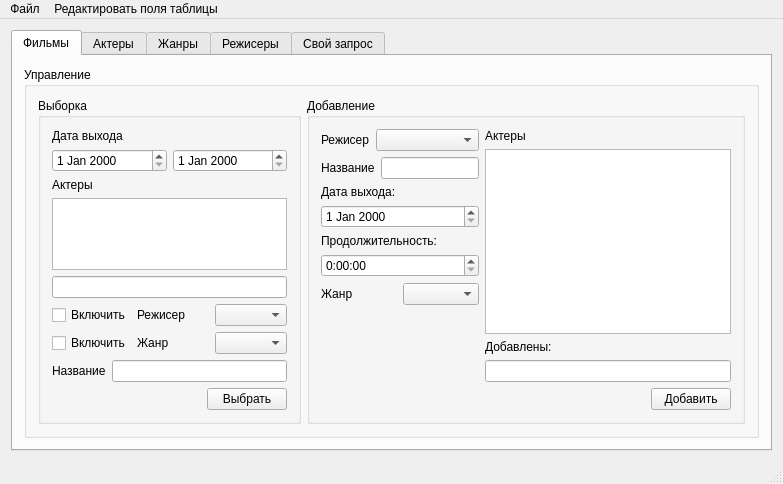
<?xml version="1.0" encoding="UTF-8"?>
<ui version="4.0">
 <class>MainWindow</class>
 <widget class="QMainWindow" name="MainWindow">
  <property name="geometry">
   <rect>
    <x>0</x>
    <y>0</y>
    <width>707</width>
    <height>452</height>
   </rect>
  </property>
  <property name="windowTitle">
   <string>Козаченко ТВ-12</string>
  </property>
  <widget class="QWidget" name="centralWidget">
   <layout class="QHBoxLayout" name="horizontalLayout">
    <item>
     <widget class="QTabWidget" name="tabWidget">
      <property name="currentIndex">
       <number>0</number>
      </property>
      <widget class="QWidget" name="movies">
       <attribute name="title">
        <string>Фильмы</string>
       </attribute>
       <layout class="QVBoxLayout" name="verticalLayout_8">
        <item>
         <widget class="QGroupBox" name="groupBox_10">
          <property name="title">
           <string>Управление</string>
          </property>
          <layout class="QHBoxLayout" name="horizontalLayout_18">
           <item>
            <widget class="QGroupBox" name="groupBox_11">
             <property name="title">
              <string>Выборка</string>
             </property>
             <layout class="QVBoxLayout" name="verticalLayout_15">
              <item>
               <layout class="QVBoxLayout" name="verticalLayout_14">
                <item>
                 <widget class="QLabel" name="label_18">
                  <property name="text">
                   <string>Дата выхода</string>
                  </property>
                 </widget>
                </item>
                <item>
                 <layout class="QHBoxLayout" name="horizontalLayout_11">
                  <item>
                   <widget class="QDateEdit" name="movieDateEditFrom"/>
                  </item>
                  <item>
                   <widget class="QDateEdit" name="movieDateEditTo"/>
                  </item>
                 </layout>
                </item>
               </layout>
              </item>
              <item>
               <layout class="QVBoxLayout" name="verticalLayout_13">
                <item>
                 <widget class="QLabel" name="label_6">
                  <property name="text">
                   <string>Актеры</string>
                  </property>
                 </widget>
                </item>
                <item>
                 <widget class="QListView" name="movieActorsFrom"/>
                </item>
               </layout>
              </item>
              <item>
               <widget class="QLineEdit" name="addedActorsFrom"/>
              </item>
              <item>
               <layout class="QHBoxLayout" name="horizontalLayout_28">
                <property name="topMargin">
                 <number>0</number>
                </property>
                <item>
                 <widget class="QCheckBox" name="checkBox">
                  <property name="text">
                   <string>Включить</string>
                  </property>
                 </widget>
                </item>
                <item>
                 <widget class="QLabel" name="label_20">
                  <property name="text">
                   <string>Режисер</string>
                  </property>
                 </widget>
                </item>
                <item>
                 <widget class="QComboBox" name="movieDirectorFrom"/>
                </item>
               </layout>
              </item>
              <item>
               <layout class="QHBoxLayout" name="horizontalLayout_4">
                <property name="topMargin">
                 <number>0</number>
                </property>
                <item>
                 <widget class="QCheckBox" name="checkBox_2">
                  <property name="text">
                   <string>Включить</string>
                  </property>
                 </widget>
                </item>
                <item>
                 <widget class="QLabel" name="label_12">
                  <property name="text">
                   <string>Жанр</string>
                  </property>
                 </widget>
                </item>
                <item>
                 <widget class="QComboBox" name="movieGenerFrom"/>
                </item>
               </layout>
              </item>
              <item>
               <layout class="QHBoxLayout" name="horizontalLayout_26">
                <property name="topMargin">
                 <number>0</number>
                </property>
                <item>
                 <widget class="QLabel" name="label_16">
                  <property name="text">
                   <string>Название</string>
                  </property>
                 </widget>
                </item>
                <item>
                 <widget class="QLineEdit" name="movieNameLineEditFrom"/>
                </item>
               </layout>
              </item>
              <item>
               <layout class="QHBoxLayout" name="horizontalLayout_29">
                <property name="topMargin">
                 <number>0</number>
                </property>
                <item>
                 <spacer name="horizontalSpacer_7">
                  <property name="orientation">
                   <enum>Qt::Horizontal</enum>
                  </property>
                  <property name="sizeHint" stdset="0">
                   <size>
                    <width>40</width>
                    <height>20</height>
                   </size>
                  </property>
                 </spacer>
                </item>
                <item>
                 <widget class="QPushButton" name="selectMoviesButton">
                  <property name="text">
                   <string>Выбрать</string>
                  </property>
                 </widget>
                </item>
               </layout>
              </item>
             </layout>
            </widget>
           </item>
           <item>
            <widget class="QGroupBox" name="groupBox_12">
             <property name="title">
              <string>Добавление</string>
             </property>
             <layout class="QVBoxLayout" name="verticalLayout_6">
              <item>
               <layout class="QHBoxLayout" name="horizontalLayout_6">
                <property name="topMargin">
                 <number>0</number>
                </property>
                <item>
                 <layout class="QVBoxLayout" name="verticalLayout_11">
                  <property name="topMargin">
                   <number>0</number>
                  </property>
                  <item>
                   <layout class="QHBoxLayout" name="horizontalLayout_20">
                    <property name="topMargin">
                     <number>0</number>
                    </property>
                    <item>
                     <widget class="QLabel" name="label_11">
                      <property name="text">
                       <string>Режисер</string>
                      </property>
                     </widget>
                    </item>
                    <item>
                     <widget class="QComboBox" name="movieDirectorSelector">
                      <property name="sizePolicy">
                       <sizepolicy hsizetype="Expanding" vsizetype="Fixed">
                        <horstretch>0</horstretch>
                        <verstretch>0</verstretch>
                       </sizepolicy>
                      </property>
                     </widget>
                    </item>
                   </layout>
                  </item>
                  <item>
                   <layout class="QHBoxLayout" name="horizontalLayout_19">
                    <property name="topMargin">
                     <number>0</number>
                    </property>
                    <item>
                     <widget class="QLabel" name="label_10">
                      <property name="text">
                       <string>Название</string>
                      </property>
                     </widget>
                    </item>
                    <item>
                     <widget class="QLineEdit" name="movieNameLineEdit"/>
                    </item>
                   </layout>
                  </item>
                  <item>
                   <widget class="QLabel" name="label_17">
                    <property name="text">
                     <string>Дата выхода:</string>
                    </property>
                   </widget>
                  </item>
                  <item>
                   <widget class="QDateEdit" name="movieDateEdit"/>
                  </item>
                  <item>
                   <widget class="QLabel" name="label_25">
                    <property name="text">
                     <string>Продолжительность:</string>
                    </property>
                   </widget>
                  </item>
                  <item>
                   <widget class="QTimeEdit" name="movieTimeEdit">
                    <property name="maximumTime">
                     <time>
                      <hour>9</hour>
                      <minute>9</minute>
                      <second>9</second>
                     </time>
                    </property>
                    <property name="displayFormat">
                     <string>H:mm:ss</string>
                    </property>
                    <property name="calendarPopup">
                     <bool>false</bool>
                    </property>
                   </widget>
                  </item>
                  <item>
                   <layout class="QHBoxLayout" name="horizontalLayout_2">
                    <property name="topMargin">
                     <number>0</number>
                    </property>
                    <item>
                     <widget class="QLabel" name="label_2">
                      <property name="text">
                       <string>Жанр</string>
                      </property>
                     </widget>
                    </item>
                    <item>
                     <widget class="QComboBox" name="movieGenerSelector"/>
                    </item>
                   </layout>
                  </item>
                  <item>
                   <spacer name="verticalSpacer">
                    <property name="orientation">
                     <enum>Qt::Vertical</enum>
                    </property>
                    <property name="sizeHint" stdset="0">
                     <size>
                      <width>20</width>
                      <height>40</height>
                     </size>
                    </property>
                   </spacer>
                  </item>
                 </layout>
                </item>
                <item>
                 <layout class="QVBoxLayout" name="verticalLayout_12">
                  <property name="rightMargin">
                   <number>0</number>
                  </property>
                  <item>
                   <widget class="QLabel" name="label_5">
                    <property name="text">
                     <string>Актеры</string>
                    </property>
                   </widget>
                  </item>
                  <item>
                   <widget class="QListView" name="movieAddActorsList">
                    <property name="selectionMode">
                     <enum>QAbstractItemView::ExtendedSelection</enum>
                    </property>
                    <property name="verticalScrollMode">
                     <enum>QAbstractItemView::ScrollPerPixel</enum>
                    </property>
                   </widget>
                  </item>
                  <item>
                   <widget class="QLabel" name="label">
                    <property name="text">
                     <string>Добавлены:</string>
                    </property>
                   </widget>
                  </item>
                  <item>
                   <widget class="QLineEdit" name="movieAddedActors"/>
                  </item>
                 </layout>
                </item>
               </layout>
              </item>
              <item>
               <layout class="QHBoxLayout" name="horizontalLayout_22">
                <property name="topMargin">
                 <number>0</number>
                </property>
                <item>
                 <spacer name="horizontalSpacer_4">
                  <property name="orientation">
                   <enum>Qt::Horizontal</enum>
                  </property>
                  <property name="sizeHint" stdset="0">
                   <size>
                    <width>40</width>
                    <height>20</height>
                   </size>
                  </property>
                 </spacer>
                </item>
                <item>
                 <widget class="QPushButton" name="addMovieButton">
                  <property name="text">
                   <string>Добавить</string>
                  </property>
                 </widget>
                </item>
               </layout>
              </item>
             </layout>
            </widget>
           </item>
          </layout>
         </widget>
        </item>
       </layout>
      </widget>
      <widget class="QWidget" name="actors">
       <attribute name="title">
        <string>Актеры</string>
       </attribute>
       <layout class="QVBoxLayout" name="verticalLayout_7">
        <item>
         <widget class="QGroupBox" name="groupBox_7">
          <property name="title">
           <string>Управление</string>
          </property>
          <layout class="QHBoxLayout" name="horizontalLayout_13">
           <item>
            <widget class="QGroupBox" name="groupBox_8">
             <property name="title">
              <string>Выборка</string>
             </property>
             <layout class="QVBoxLayout" name="verticalLayout_17">
              <item>
               <layout class="QVBoxLayout" name="verticalLayout_16">
                <item>
                 <widget class="QLabel" name="label_21">
                  <property name="text">
                   <string>Дата рождения</string>
                  </property>
                 </widget>
                </item>
                <item>
                 <layout class="QHBoxLayout" name="horizontalLayout_30">
                  <item>
                   <widget class="QDateEdit" name="actorDateEditFrom"/>
                  </item>
                  <item>
                   <widget class="QDateEdit" name="actorDateEditTo"/>
                  </item>
                 </layout>
                </item>
               </layout>
              </item>
              <item>
               <layout class="QHBoxLayout" name="horizontalLayout_15">
                <property name="topMargin">
                 <number>0</number>
                </property>
                <item>
                 <widget class="QLabel" name="label_8">
                  <property name="text">
                   <string>ФИО</string>
                  </property>
                 </widget>
                </item>
                <item>
                 <widget class="QLineEdit" name="actorNameLineEditFrom"/>
                </item>
                <item>
                 <spacer name="horizontalSpacer_8">
                  <property name="orientation">
                   <enum>Qt::Horizontal</enum>
                  </property>
                  <property name="sizeHint" stdset="0">
                   <size>
                    <width>40</width>
                    <height>20</height>
                   </size>
                  </property>
                 </spacer>
                </item>
                <item>
                 <widget class="QPushButton" name="selectActorButton">
                  <property name="text">
                   <string>Выбрать</string>
                  </property>
                 </widget>
                </item>
               </layout>
              </item>
              <item>
               <spacer name="verticalSpacer_2">
                <property name="orientation">
                 <enum>Qt::Vertical</enum>
                </property>
                <property name="sizeHint" stdset="0">
                 <size>
                  <width>20</width>
                  <height>40</height>
                 </size>
                </property>
               </spacer>
              </item>
             </layout>
            </widget>
           </item>
           <item>
            <widget class="QGroupBox" name="groupBox_9">
             <property name="title">
              <string>Добавление</string>
             </property>
             <layout class="QVBoxLayout" name="verticalLayout_5">
              <item>
               <layout class="QHBoxLayout" name="horizontalLayout_14">
                <property name="topMargin">
                 <number>0</number>
                </property>
                <item>
                 <widget class="QLabel" name="label_7">
                  <property name="text">
                   <string>ФИО</string>
                  </property>
                 </widget>
                </item>
                <item>
                 <widget class="QLineEdit" name="actorNameLineEdit"/>
                </item>
               </layout>
              </item>
              <item>
               <layout class="QHBoxLayout" name="horizontalLayout_16">
                <property name="topMargin">
                 <number>0</number>
                </property>
                <item>
                 <widget class="QLabel" name="label_9">
                  <property name="text">
                   <string>Дата рождения</string>
                  </property>
                 </widget>
                </item>
                <item>
                 <widget class="QDateEdit" name="actorDateEdit"/>
                </item>
                <item>
                 <spacer name="horizontalSpacer_5">
                  <property name="orientation">
                   <enum>Qt::Horizontal</enum>
                  </property>
                  <property name="sizeHint" stdset="0">
                   <size>
                    <width>40</width>
                    <height>20</height>
                   </size>
                  </property>
                 </spacer>
                </item>
                <item>
                 <widget class="QPushButton" name="addActorButton">
                  <property name="text">
                   <string>Добавить</string>
                  </property>
                 </widget>
                </item>
               </layout>
              </item>
              <item>
               <spacer name="verticalSpacer_3">
                <property name="orientation">
                 <enum>Qt::Vertical</enum>
                </property>
                <property name="sizeHint" stdset="0">
                 <size>
                  <width>20</width>
                  <height>40</height>
                 </size>
                </property>
               </spacer>
              </item>
             </layout>
            </widget>
           </item>
          </layout>
         </widget>
        </item>
       </layout>
      </widget>
      <widget class="QWidget" name="geners">
       <attribute name="title">
        <string>Жанры</string>
       </attribute>
       <layout class="QVBoxLayout" name="verticalLayout_4">
        <item>
         <widget class="QGroupBox" name="groupBox_4">
          <property name="title">
           <string>Управление</string>
          </property>
          <layout class="QHBoxLayout" name="horizontalLayout_8">
           <item>
            <widget class="QGroupBox" name="groupBox_5">
             <property name="title">
              <string>Выборка</string>
             </property>
             <layout class="QVBoxLayout" name="verticalLayout_19">
              <item>
               <layout class="QHBoxLayout" name="horizontalLayout_35">
                <property name="topMargin">
                 <number>0</number>
                </property>
                <item>
                 <widget class="QLabel" name="label_23">
                  <property name="text">
                   <string>Название</string>
                  </property>
                 </widget>
                </item>
                <item>
                 <widget class="QLineEdit" name="generNameLineEditFrom"/>
                </item>
               </layout>
              </item>
              <item>
               <layout class="QHBoxLayout" name="horizontalLayout_32">
                <property name="topMargin">
                 <number>0</number>
                </property>
                <item>
                 <spacer name="horizontalSpacer_11">
                  <property name="orientation">
                   <enum>Qt::Horizontal</enum>
                  </property>
                  <property name="sizeHint" stdset="0">
                   <size>
                    <width>40</width>
                    <height>20</height>
                   </size>
                  </property>
                 </spacer>
                </item>
                <item>
                 <widget class="QPushButton" name="selectGenerButton">
                  <property name="text">
                   <string>Поиск</string>
                  </property>
                 </widget>
                </item>
               </layout>
              </item>
              <item>
               <spacer name="verticalSpacer_4">
                <property name="orientation">
                 <enum>Qt::Vertical</enum>
                </property>
                <property name="sizeHint" stdset="0">
                 <size>
                  <width>20</width>
                  <height>40</height>
                 </size>
                </property>
               </spacer>
              </item>
             </layout>
            </widget>
           </item>
           <item>
            <widget class="QGroupBox" name="groupBox_6">
             <property name="title">
              <string>Добавление</string>
             </property>
             <layout class="QVBoxLayout" name="verticalLayout_3">
              <item>
               <layout class="QHBoxLayout" name="horizontalLayout_9">
                <property name="topMargin">
                 <number>0</number>
                </property>
                <item>
                 <widget class="QLabel" name="label_4">
                  <property name="text">
                   <string>Название</string>
                  </property>
                 </widget>
                </item>
                <item>
                 <widget class="QLineEdit" name="generNameLineEdit"/>
                </item>
               </layout>
              </item>
              <item>
               <layout class="QHBoxLayout" name="horizontalLayout_12">
                <property name="topMargin">
                 <number>0</number>
                </property>
                <item>
                 <spacer name="horizontalSpacer_2">
                  <property name="orientation">
                   <enum>Qt::Horizontal</enum>
                  </property>
                  <property name="sizeHint" stdset="0">
                   <size>
                    <width>40</width>
                    <height>20</height>
                   </size>
                  </property>
                 </spacer>
                </item>
                <item>
                 <widget class="QPushButton" name="addGenerButton">
                  <property name="text">
                   <string>Добавить</string>
                  </property>
                 </widget>
                </item>
               </layout>
              </item>
              <item>
               <spacer name="verticalSpacer_5">
                <property name="orientation">
                 <enum>Qt::Vertical</enum>
                </property>
                <property name="sizeHint" stdset="0">
                 <size>
                  <width>20</width>
                  <height>40</height>
                 </size>
                </property>
               </spacer>
              </item>
             </layout>
            </widget>
           </item>
          </layout>
         </widget>
        </item>
       </layout>
      </widget>
      <widget class="QWidget" name="tab">
       <attribute name="title">
        <string>Режисеры</string>
       </attribute>
       <layout class="QVBoxLayout" name="verticalLayout_10">
        <item>
         <widget class="QGroupBox" name="groupBox_13">
          <property name="title">
           <string>Управление</string>
          </property>
          <layout class="QHBoxLayout" name="horizontalLayout_17">
           <item>
            <widget class="QGroupBox" name="groupBox_14">
             <property name="title">
              <string>Выборка</string>
             </property>
             <layout class="QVBoxLayout" name="verticalLayout_22">
              <item>
               <layout class="QHBoxLayout" name="horizontalLayout_34">
                <property name="topMargin">
                 <number>0</number>
                </property>
                <item>
                 <widget class="QLabel" name="label_24">
                  <property name="text">
                   <string>Имя</string>
                  </property>
                 </widget>
                </item>
                <item>
                 <widget class="QLineEdit" name="directorNameLineEditFrom"/>
                </item>
               </layout>
              </item>
              <item>
               <layout class="QHBoxLayout" name="horizontalLayout_36">
                <property name="topMargin">
                 <number>0</number>
                </property>
                <item>
                 <widget class="QLabel" name="label_26">
                  <property name="text">
                   <string>Дата рождения</string>
                  </property>
                 </widget>
                </item>
                <item>
                 <widget class="QDateEdit" name="directorDateEditFrom"/>
                </item>
                <item>
                 <widget class="QDateEdit" name="directorDateEditTo"/>
                </item>
                <item>
                 <spacer name="horizontalSpacer_9">
                  <property name="orientation">
                   <enum>Qt::Horizontal</enum>
                  </property>
                  <property name="sizeHint" stdset="0">
                   <size>
                    <width>40</width>
                    <height>20</height>
                   </size>
                  </property>
                 </spacer>
                </item>
                <item>
                 <widget class="QPushButton" name="selectDirectorButton">
                  <property name="text">
                   <string>Выбрать</string>
                  </property>
                 </widget>
                </item>
               </layout>
              </item>
              <item>
               <spacer name="verticalSpacer_8">
                <property name="orientation">
                 <enum>Qt::Vertical</enum>
                </property>
                <property name="sizeHint" stdset="0">
                 <size>
                  <width>20</width>
                  <height>40</height>
                 </size>
                </property>
               </spacer>
              </item>
             </layout>
            </widget>
           </item>
           <item>
            <widget class="QGroupBox" name="groupBox_15">
             <property name="title">
              <string>Добавление</string>
             </property>
             <layout class="QVBoxLayout" name="verticalLayout_9">
              <item>
               <layout class="QHBoxLayout" name="horizontalLayout_23">
                <property name="topMargin">
                 <number>0</number>
                </property>
                <item>
                 <widget class="QLabel" name="label_13">
                  <property name="text">
                   <string>Имя</string>
                  </property>
                 </widget>
                </item>
                <item>
                 <widget class="QLineEdit" name="directorNameLineEdit"/>
                </item>
               </layout>
              </item>
              <item>
               <layout class="QHBoxLayout" name="horizontalLayout_25">
                <property name="topMargin">
                 <number>0</number>
                </property>
                <item>
                 <widget class="QLabel" name="label_15">
                  <property name="text">
                   <string>Дата рождения</string>
                  </property>
                 </widget>
                </item>
                <item>
                 <widget class="QDateEdit" name="directorDateEdit"/>
                </item>
                <item>
                 <spacer name="horizontalSpacer_6">
                  <property name="orientation">
                   <enum>Qt::Horizontal</enum>
                  </property>
                  <property name="sizeHint" stdset="0">
                   <size>
                    <width>40</width>
                    <height>20</height>
                   </size>
                  </property>
                 </spacer>
                </item>
                <item>
                 <widget class="QPushButton" name="addDirectorButton">
                  <property name="text">
                   <string>Добавить</string>
                  </property>
                 </widget>
                </item>
               </layout>
              </item>
              <item>
               <spacer name="verticalSpacer_9">
                <property name="orientation">
                 <enum>Qt::Vertical</enum>
                </property>
                <property name="sizeHint" stdset="0">
                 <size>
                  <width>20</width>
                  <height>40</height>
                 </size>
                </property>
               </spacer>
              </item>
             </layout>
            </widget>
           </item>
          </layout>
         </widget>
        </item>
       </layout>
      </widget>
      <widget class="QWidget" name="tab_2">
       <attribute name="title">
        <string>Свой запрос</string>
       </attribute>
       <layout class="QVBoxLayout" name="verticalLayout_21">
        <item>
         <layout class="QVBoxLayout" name="verticalLayout_20">
          <item>
           <widget class="QTextEdit" name="queryEdit"/>
          </item>
          <item>
           <layout class="QHBoxLayout" name="horizontalLayout_33">
            <item>
             <spacer name="horizontalSpacer_3">
              <property name="orientation">
               <enum>Qt::Horizontal</enum>
              </property>
              <property name="sizeHint" stdset="0">
               <size>
                <width>40</width>
                <height>20</height>
               </size>
              </property>
             </spacer>
            </item>
            <item>
             <widget class="QPushButton" name="execOwnPushButton">
              <property name="text">
               <string>Выполнить</string>
              </property>
             </widget>
            </item>
           </layout>
          </item>
         </layout>
        </item>
       </layout>
      </widget>
     </widget>
    </item>
   </layout>
  </widget>
  <widget class="QMenuBar" name="menuBar">
   <property name="geometry">
    <rect>
     <x>0</x>
     <y>0</y>
     <width>707</width>
     <height>21</height>
    </rect>
   </property>
   <widget class="QMenu" name="menu">
    <property name="title">
     <string>Файл</string>
    </property>
    <addaction name="openFileAction"/>
   </widget>
   <widget class="QMenu" name="menu_3">
    <property name="title">
     <string>Редактировать поля таблицы</string>
    </property>
    <addaction name="editMoviesTable"/>
    <addaction name="editActorsTable"/>
    <addaction name="editDirectTable"/>
    <addaction name="editGenersTable"/>
   </widget>
   <addaction name="menu"/>
   <addaction name="menu_3"/>
  </widget>
  <widget class="QStatusBar" name="statusBar"/>
  <action name="openFileAction">
   <property name="text">
    <string>Открыть базу данных</string>
   </property>
  </action>
  <action name="action">
   <property name="text">
    <string>Экспортировать</string>
   </property>
  </action>
  <action name="reportForDirector">
   <property name="text">
    <string>По режисерам</string>
   </property>
  </action>
  <action name="reportForMovies">
   <property name="text">
    <string>По фильмам</string>
   </property>
  </action>
  <action name="reportForActors">
   <property name="text">
    <string>По актерам</string>
   </property>
  </action>
  <action name="editMoviesTable">
   <property name="text">
    <string>Фильмы</string>
   </property>
  </action>
  <action name="editActorsTable">
   <property name="text">
    <string>Актеры</string>
   </property>
  </action>
  <action name="editDirectTable">
   <property name="text">
    <string>Режисеры</string>
   </property>
  </action>
  <action name="editSourcesTable">
   <property name="text">
    <string>Источники</string>
   </property>
  </action>
  <action name="editGenersTable">
   <property name="text">
    <string>Жанры</string>
   </property>
  </action>
 </widget>
 <layoutdefault spacing="6" margin="11"/>
 <resources/>
 <connections>
  <connection>
   <sender>checkBox</sender>
   <signal>clicked(bool)</signal>
   <receiver>movieDirectorFrom</receiver>
   <slot>setEnabled(bool)</slot>
   <hints>
    <hint type="sourcelabel">
     <x>77</x>
     <y>265</y>
    </hint>
    <hint type="destinationlabel">
     <x>204</x>
     <y>265</y>
    </hint>
   </hints>
  </connection>
  <connection>
   <sender>checkBox_2</sender>
   <signal>clicked(bool)</signal>
   <receiver>movieGenerFrom</receiver>
   <slot>setEnabled(bool)</slot>
   <hints>
    <hint type="sourcelabel">
     <x>77</x>
     <y>293</y>
    </hint>
    <hint type="destinationlabel">
     <x>204</x>
     <y>293</y>
    </hint>
   </hints>
  </connection>
 </connections>
</ui>
